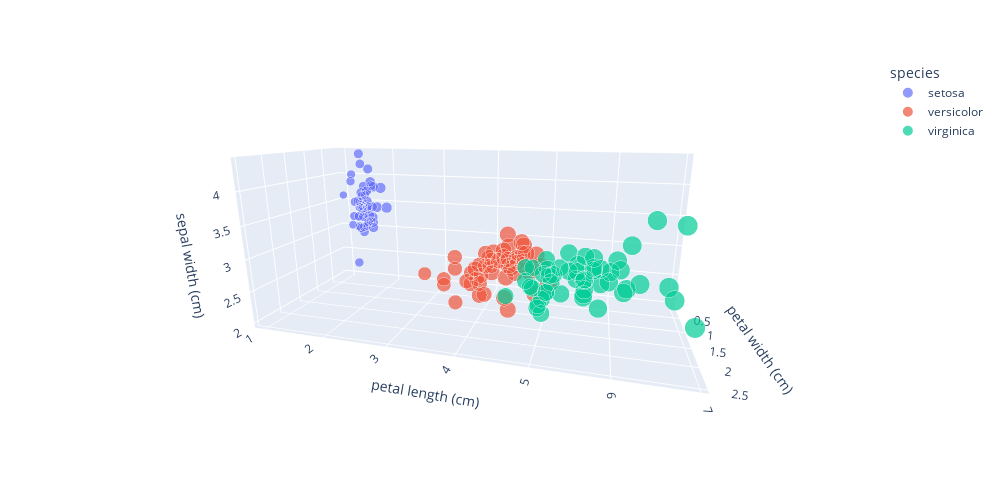

Write notebook code for a chart like this one.
### Markdown cell above
El conjunto train lo utilizaremos para entrenar el modelo, mientras que con el test lo evaluaremos para medir su grado de efectividad. 

Para asegurar el correcto funcionamiento de este modelo y evitar errores, la estandarización de los datos es necesaria ya que si las características no están en la misma escala, aquellas con magnitudes más grandes pueden dominar la distancia y afectar el resultado del algoritmo.

Por ejemplo, si tenemos dos características: la edad (con valores entre 0 y 100) y el ingreso anual (con valores entre 0 y 100.000), la diferencia de escala entre ambas variables podría hacer que el ingreso anual tenga un impacto desproporcionado en la distancia ignorando la importancia de la edad.

Estandarizar los datos ayuda a que todas las características contribuyan de manera equitativa a la distancia, lo que puede mejorar el rendimiento del algoritmo KNN.

### Code cell
import plotly.express as px

X_plot = X.copy()
X_plot["species"] = y
d = {0: "setosa", 1: "versicolor", 2: "virginica"}
X_plot["species"] = X_plot["species"].map(d)

fig = px.scatter_3d(X_plot, x = "petal width (cm)", y = "petal length (cm)", z = "sepal width (cm)",
              color = "species", width = 1000, height = 500, size = "petal length (cm)")
camera = dict(
    eye = dict(x = 1.8, y = 0.5, z = 0.5)
)

fig.update_layout(scene_camera=camera)
fig.show()

### Figure 1 — Plotly figure (JSON) as saved in the notebook; plotly's stock layout.template omitted (floating-point values rounded to 4 significant figures)
{"data": [{"hovertemplate": "species=setosa<br>petal width (cm)=%{x}<br>petal length (cm)=%{marker.size}<br>sepal width (cm)=%{z}<extra></extra>", "legendgroup": "setosa", "marker": {"color": "#636efa", "size": [1.4, 1.4, 1.3, 1.5, 1.4, 1.7, 1.4, 1.5, 1.4, 1.5, 1.5, 1.6, 1.4, 1.1, 1.2, 1.5, 1.3, 1.4, 1.7, 1.5, 1.7, 1.5, 1, 1.7, 1.9, 1.6, 1.6, 1.5, 1.4, 1.6, 1.6, 1.5, 1.5, 1.4, 1.5, 1.2, 1.3, 1.4, 1.3, 1.5, 1.3, 1.3, 1.3, 1.6, 1.9, 1.4, 1.6, 1.4, 1.5, 1.4], "sizemode": "area", "sizeref": 0.01725, "symbol": "circle"}, "mode": "markers", "name": "setosa", "scene": "scene", "showlegend": true, "type": "scatter3d", "x": [0.2, 0.2, 0.2, 0.2, 0.2, 0.4, 0.3, 0.2, 0.2, 0.1, 0.2, 0.2, 0.1, 0.1, 0.2, 0.4, 0.4, 0.3, 0.3, 0.3, 0.2, 0.4, 0.2, 0.5, 0.2, 0.2, 0.4, 0.2, 0.2, 0.2, 0.2, 0.4, 0.1, 0.2, 0.2, 0.2, 0.2, 0.1, 0.2, 0.2, 0.3, 0.3, 0.2, 0.6, 0.4, 0.3, 0.2, 0.2, 0.2, 0.2], "y": [1.4, 1.4, 1.3, 1.5, 1.4, 1.7, 1.4, 1.5, 1.4, 1.5, 1.5, 1.6, 1.4, 1.1, 1.2, 1.5, 1.3, 1.4, 1.7, 1.5, 1.7, 1.5, 1, 1.7, 1.9, 1.6, 1.6, 1.5, 1.4, 1.6, 1.6, 1.5, 1.5, 1.4, 1.5, 1.2, 1.3, 1.4, 1.3, 1.5, 1.3, 1.3, 1.3, 1.6, 1.9, 1.4, 1.6, 1.4, 1.5, 1.4], "z": [3.5, 3, 3.2, 3.1, 3.6, 3.9, 3.4, 3.4, 2.9, 3.1, 3.7, 3.4, 3, 3, 4, 4.4, 3.9, 3.5, 3.8, 3.8, 3.4, 3.7, 3.6, 3.3, 3.4, 3, 3.4, 3.5, 3.4, 3.2, 3.1, 3.4, 4.1, 4.2, 3.1, 3.2, 3.5, 3.6, 3, 3.4, 3.5, 2.3, 3.2, 3.5, 3.8, 3, 3.8, 3.2, 3.7, 3.3]}, {"hovertemplate": "species=versicolor<br>petal width (cm)=%{x}<br>petal length (cm)=%{marker.size}<br>sepal width (cm)=%{z}<extra></extra>", "legendgroup": "versicolor", "marker": {"color": "#EF553B", "size": [4.7, 4.5, 4.9, 4, 4.6, 4.5, 4.7, 3.3, 4.6, 3.9, 3.5, 4.2, 4, 4.7, 3.6, 4.4, 4.5, 4.1, 4.5, 3.9, 4.8, 4, 4.9, 4.7, 4.3, 4.4, 4.8, 5, 4.5, 3.5, 3.8, 3.7, 3.9, 5.1, 4.5, 4.5, 4.7, 4.4, 4.1, 4, 4.4, 4.6, 4, 3.3, 4.2, 4.2, 4.2, 4.3, 3, 4.1], "sizemode": "area", "sizeref": 0.01725, "symbol": "circle"}, "mode": "markers", "name": "versicolor", "scene": "scene", "showlegend": true, "type": "scatter3d", "x": [1.4, 1.5, 1.5, 1.3, 1.5, 1.3, 1.6, 1, 1.3, 1.4, 1, 1.5, 1, 1.4, 1.3, 1.4, 1.5, 1, 1.5, 1.1, 1.8, 1.3, 1.5, 1.2, 1.3, 1.4, 1.4, 1.7, 1.5, 1, 1.1, 1, 1.2, 1.6, 1.5, 1.6, 1.5, 1.3, 1.3, 1.3, 1.2, 1.4, 1.2, 1, 1.3, 1.2, 1.3, 1.3, 1.1, 1.3], "y": [4.7, 4.5, 4.9, 4, 4.6, 4.5, 4.7, 3.3, 4.6, 3.9, 3.5, 4.2, 4, 4.7, 3.6, 4.4, 4.5, 4.1, 4.5, 3.9, 4.8, 4, 4.9, 4.7, 4.3, 4.4, 4.8, 5, 4.5, 3.5, 3.8, 3.7, 3.9, 5.1, 4.5, 4.5, 4.7, 4.4, 4.1, 4, 4.4, 4.6, 4, 3.3, 4.2, 4.2, 4.2, 4.3, 3, 4.1], "z": [3.2, 3.2, 3.1, 2.3, 2.8, 2.8, 3.3, 2.4, 2.9, 2.7, 2, 3, 2.2, 2.9, 2.9, 3.1, 3, 2.7, 2.2, 2.5, 3.2, 2.8, 2.5, 2.8, 2.9, 3, 2.8, 3, 2.9, 2.6, 2.4, 2.4, 2.7, 2.7, 3, 3.4, 3.1, 2.3, 3, 2.5, 2.6, 3, 2.6, 2.3, 2.7, 3, 2.9, 2.9, 2.5, 2.8]}, {"hovertemplate": "species=virginica<br>petal width (cm)=%{x}<br>petal length (cm)=%{marker.size}<br>sepal width (cm)=%{z}<extra></extra>", "legendgroup": "virginica", "marker": {"color": "#00cc96", "size": [6, 5.1, 5.9, 5.6, 5.8, 6.6, 4.5, 6.3, 5.8, 6.1, 5.1, 5.3, 5.5, 5, 5.1, 5.3, 5.5, 6.7, 6.9, 5, 5.7, 4.9, 6.7, 4.9, 5.7, 6, 4.8, 4.9, 5.6, 5.8, 6.1, 6.4, 5.6, 5.1, 5.6, 6.1, 5.6, 5.5, 4.8, 5.4, 5.6, 5.1, 5.1, 5.9, 5.7, 5.2, 5, 5.2, 5.4, 5.1], "sizemode": "area", "sizeref": 0.01725, "symbol": "circle"}, "mode": "markers", "name": "virginica", "scene": "scene", "showlegend": true, "type": "scatter3d", "x": [2.5, 1.9, 2.1, 1.8, 2.2, 2.1, 1.7, 1.8, 1.8, 2.5, 2, 1.9, 2.1, 2, 2.4, 2.3, 1.8, 2.2, 2.3, 1.5, 2.3, 2, 2, 1.8, 2.1, 1.8, 1.8, 1.8, 2.1, 1.6, 1.9, 2, 2.2, 1.5, 1.4, 2.3, 2.4, 1.8, 1.8, 2.1, 2.4, 2.3, 1.9, 2.3, 2.5, 2.3, 1.9, 2, 2.3, 1.8], "y": [6, 5.1, 5.9, 5.6, 5.8, 6.6, 4.5, 6.3, 5.8, 6.1, 5.1, 5.3, 5.5, 5, 5.1, 5.3, 5.5, 6.7, 6.9, 5, 5.7, 4.9, 6.7, 4.9, 5.7, 6, 4.8, 4.9, 5.6, 5.8, 6.1, 6.4, 5.6, 5.1, 5.6, 6.1, 5.6, 5.5, 4.8, 5.4, 5.6, 5.1, 5.1, 5.9, 5.7, 5.2, 5, 5.2, 5.4, 5.1], "z": [3.3, 2.7, 3, 2.9, 3, 3, 2.5, 2.9, 2.5, 3.6, 3.2, 2.7, 3, 2.5, 2.8, 3.2, 3, 3.8, 2.6, 2.2, 3.2, 2.8, 2.8, 2.7, 3.3, 3.2, 2.8, 3, 2.8, 3, 2.8, 3.8, 2.8, 2.8, 2.6, 3, 3.4, 3.1, 3, 3.1, 3.1, 3.1, 2.7, 3.2, 3.3, 3, 2.5, 3, 3.4, 3]}], "layout": {"height": 500, "legend": {"itemsizing": "constant", "title": {"text": "species"}, "tracegroupgap": 0}, "margin": {"t": 60}, "scene": {"camera": {"eye": {"x": 1.8, "y": 0.5, "z": 0.5}}, "domain": {"x": [0, 1], "y": [0, 1]}, "xaxis": {"title": {"text": "petal width (cm)"}}, "yaxis": {"title": {"text": "petal length (cm)"}}, "zaxis": {"title": {"text": "sepal width (cm)"}}}, "width": 1000}}
